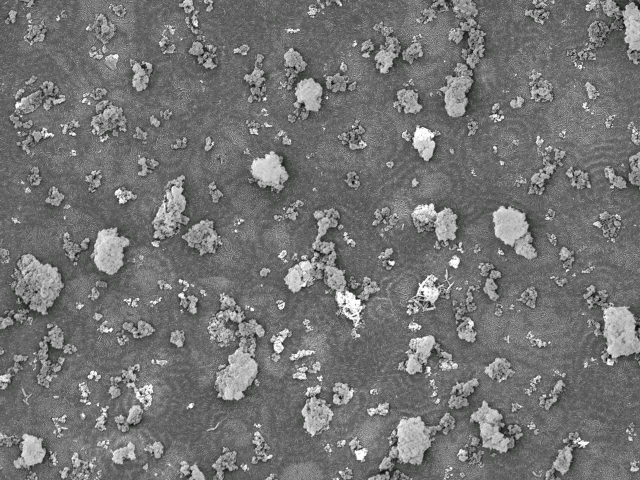
#> input picture SEM dataset/Dataset for deeplearning/images/10un_2.jpg, 1280 x 960 px, found by its file name (shown at 1/2 size)
$ python slic.py   (older library calls are emulated)
#> lines starting #> are read from the running program, lines starting #| are printed output that depends on the picture
'''
    slic超像素分割的效果
'''
from skimage.segmentation import slic,mark_boundaries
import matplotlib.pyplot as plt
image = plt.imread('/home/baiyu/Data/Test_SEM/image/10un_2.jpg')/255
seg = slic(image, n_segments=5000, compactness=10, multichannel=True)
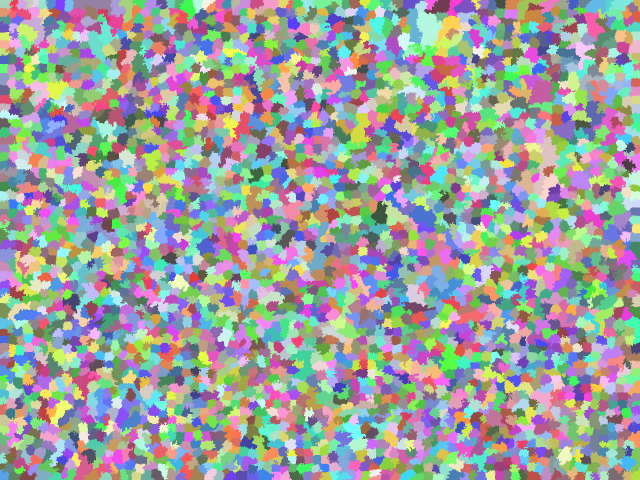
#> seg: shape (960, 1280) int64 (shown at 1/2 size); 3318 distinct labels, from 1 to 3318; one colour per label, 0 black
mark = mark_boundaries(image, seg)
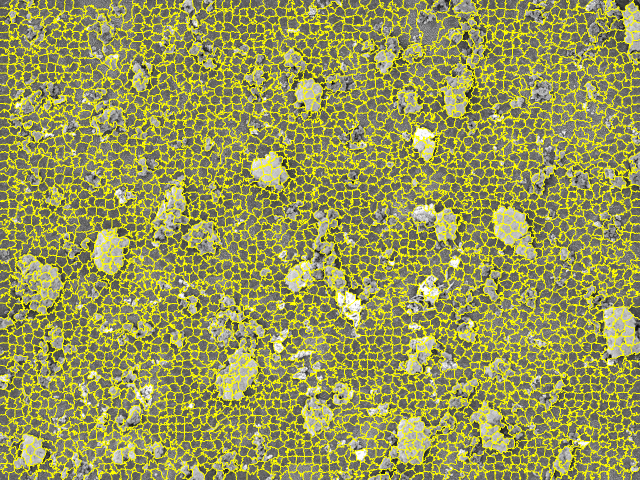
#> mark: shape (960, 1280, 3) float64 (shown at 1/2 size); mean R, G, B 0.6, 0.6, 0.335
plt.imshow(mark)
plt.show()

$ run again, with SEM dataset/Dataset for deeplearning/images/10un_0.jpg copied over SEM dataset/Dataset for deeplearning/images/10un_2.jpg
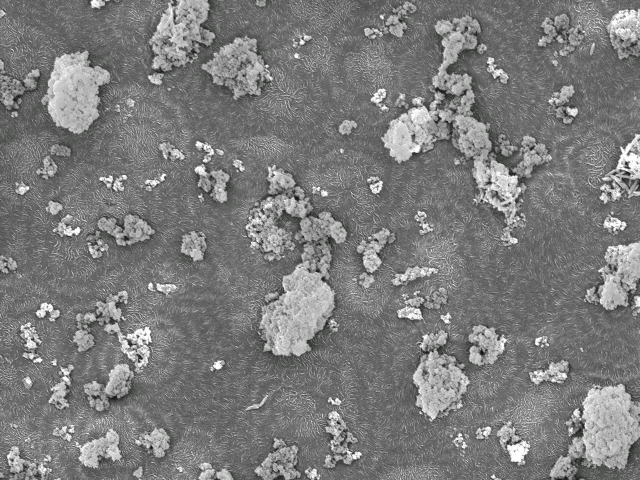
#> input picture SEM dataset/Dataset for deeplearning/images/10un_0.jpg, 1280 x 960 px, found by its file name (shown at 1/2 size)
#> `seg = slic(image, n_segments=5000, compactness=10, multichannel=True)`:
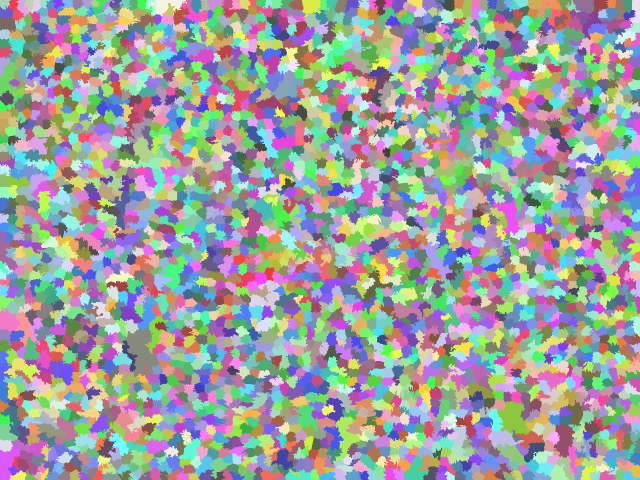
#> seg: shape (960, 1280) int64 (shown at 1/2 size); 3188 distinct labels, from 1 to 3188; one colour per label, 0 black
#> `mark = mark_boundaries(image, seg)`:
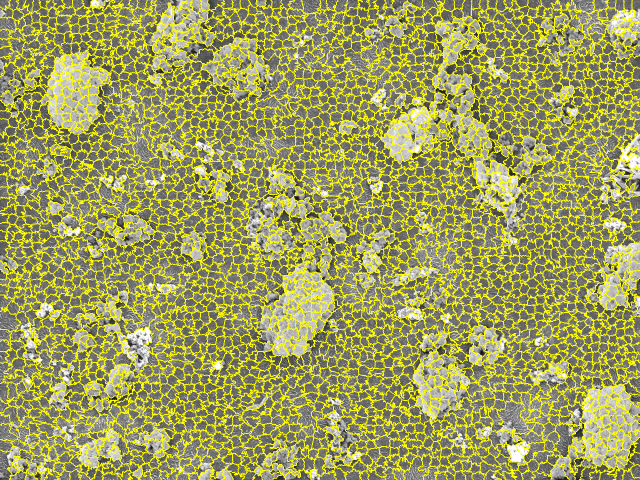
#> mark: shape (960, 1280, 3) float64 (shown at 1/2 size); mean R, G, B 0.622, 0.622, 0.359

$ run again, with SEM dataset/Dataset for deeplearning/images/10un_1.jpg copied over SEM dataset/Dataset for deeplearning/images/10un_2.jpg
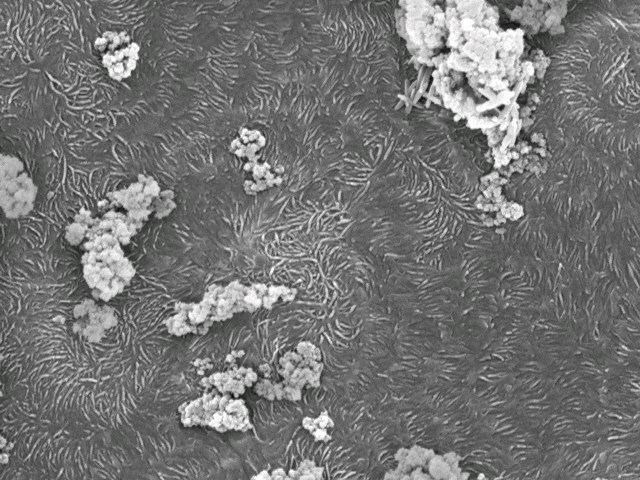
#> input picture SEM dataset/Dataset for deeplearning/images/10un_1.jpg, 1280 x 960 px, found by its file name (shown at 1/2 size)
#> `seg = slic(image, n_segments=5000, compactness=10, multichannel=True)`:
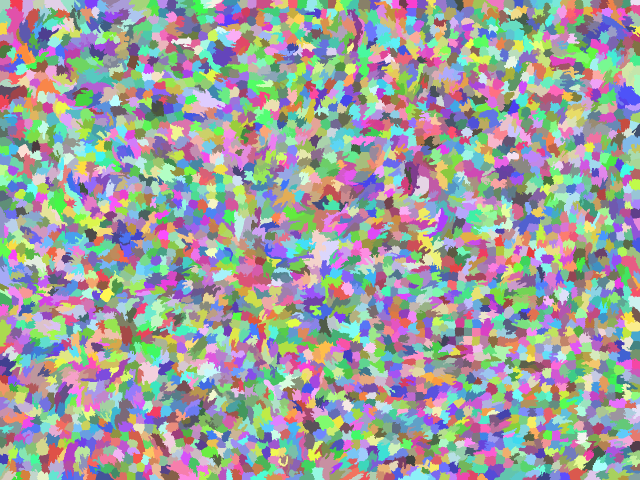
#> seg: shape (960, 1280) int64 (shown at 1/2 size); 3594 distinct labels, from 1 to 3594; one colour per label, 0 black
#> `mark = mark_boundaries(image, seg)`:
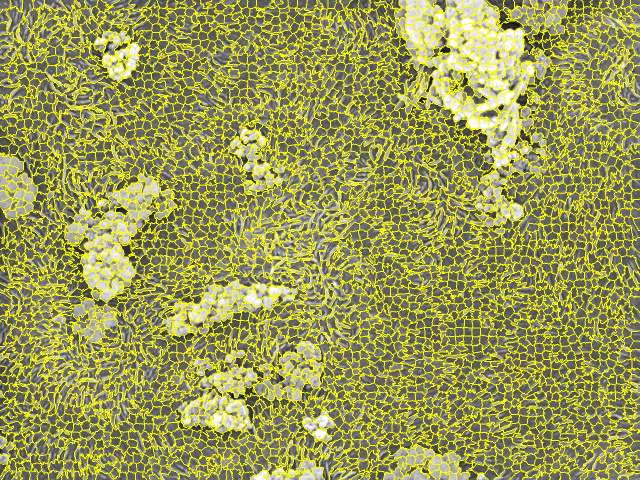
#> mark: shape (960, 1280, 3) float64 (shown at 1/2 size); mean R, G, B 0.605, 0.605, 0.332

$ run again, with SEM dataset/Dataset for deeplearning/images/2un_0.jpg copied over SEM dataset/Dataset for deeplearning/images/10un_2.jpg
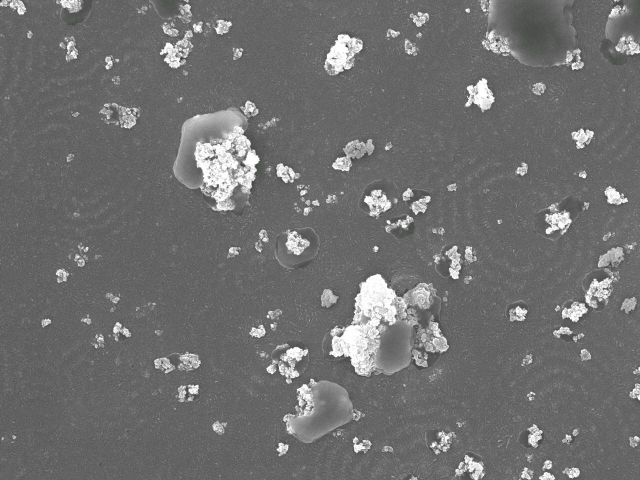
#> input picture SEM dataset/Dataset for deeplearning/images/2un_0.jpg, 1280 x 960 px, found by its file name (shown at 1/2 size)
#> `seg = slic(image, n_segments=5000, compactness=10, multichannel=True)`:
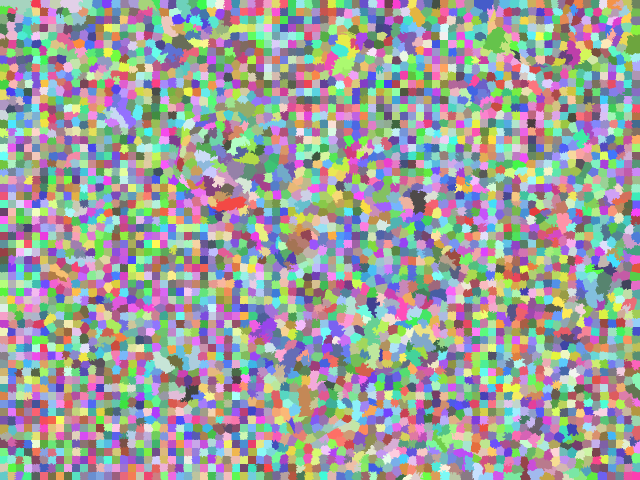
#> seg: shape (960, 1280) int64 (shown at 1/2 size); 4246 distinct labels, from 1 to 4246; one colour per label, 0 black
#> `mark = mark_boundaries(image, seg)`:
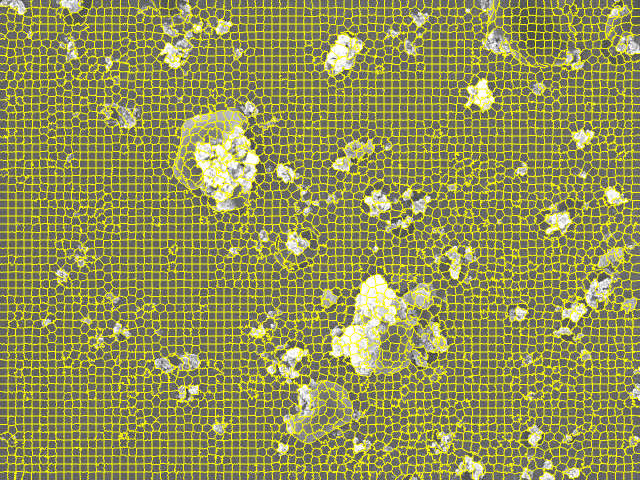
#> mark: shape (960, 1280, 3) float64 (shown at 1/2 size); mean R, G, B 0.571, 0.571, 0.334
